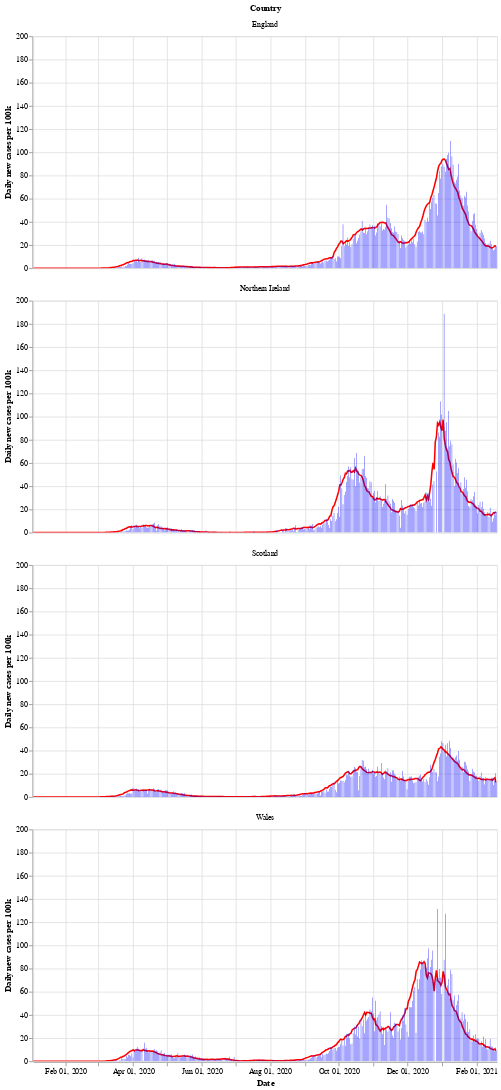

The notebook cell saved with this chart:
### Markdown cell above
Next is a bar chart of the number of new cases in each country (per 100k population), with the 7 day moving average of cases. Again we see that Wales saw a longer period of raising and falling cases compared to the other countries.

After a period of cases falling, each nation is now seeing a rise in the number of cases - especially in Wales.

### Code cell
# collapse
bars = alt.Chart(uk_cases).mark_bar().encode(
    x=alt.X("yearmonthdate(date):T", axis=alt.Axis(title='Date')),
    y=alt.Y("newCasesRate:Q", axis=alt.Axis(title='Daily new cases per 100k')),
    tooltip='newCasesRate',
    color=alt.condition(
        alt.datum.dailyChange > 0,
        alt.value("orange"),  # The positive color
        alt.value("blue")  # The negative color
    )
).properties(title='New cases per 100k population with rolling 7 day average', width=600).interactive()
line = alt.Chart(uk_cases).mark_line(
    color='red',
    size=2,
).transform_window(
    rolling_mean='mean(newCasesRate)',
    frame=[0, 7],
    groupby=['areaName']
).encode(
    x='yearmonthdate(date):T',
    y='rolling_mean:Q'
)
alt.layer(line, bars, data=uk_cases).facet(alt.Row('areaName', title='Country'), columns=1)

### Figure 1 — Vega-Lite specification as saved in the notebook (floating-point values rounded to 4 significant figures; data arrays with more than 128 entries replaced by an {"elided": "..."} marker saying what was removed)
{"config": {"view": {"continuousWidth": 400, "continuousHeight": 300}}, "data": {"name": "data-5151850870529aec5447c98a47d3e40d"}, "facet": {"type": "nominal", "field": "areaName", "title": "Country"}, "spec": {"layer": [{"mark": {"type": "line", "color": "red", "size": 2}, "encoding": {"x": {"type": "temporal", "field": "date", "timeUnit": "yearmonthdate"}, "y": {"type": "quantitative", "field": "rolling_mean"}}, "transform": [{"window": [{"op": "mean", "field": "newCasesRate", "as": "rolling_mean"}], "frame": [0, 7], "groupby": ["areaName"]}]}, {"mark": "bar", "encoding": {"color": {"condition": {"value": "orange", "test": "(datum.dailyChange > 0)"}, "value": "blue"}, "tooltip": {"type": "quantitative", "field": "newCasesRate"}, "x": {"type": "temporal", "axis": {"title": "Date"}, "field": "date", "timeUnit": "yearmonthdate"}, "y": {"type": "quantitative", "axis": {"title": "Daily new cases per 100k"}, "field": "newCasesRate"}}, "selection": {"selector002": {"type": "interval", "bind": "scales", "encodings": ["x", "y"]}}, "title": "New cases per 100k population with rolling 7 day average", "width": 600}]}, "columns": 1, "$schema": "https://vega.github.io/schema/vega-lite/v4.8.1.json", "datasets": {"data-5151850870529aec5447c98a47d3e40d": {"elided": "1652 records"}}}
